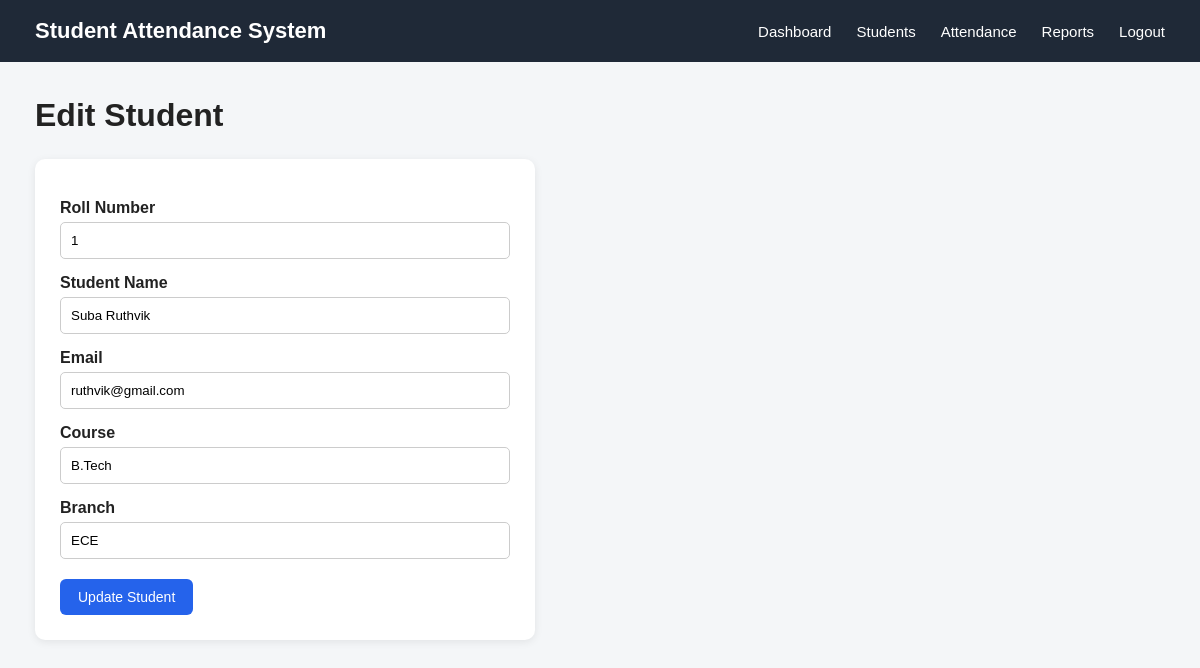
The app's page /edit_student/1 (signed in) with its own data.
### tables this page shows
CREATE TABLE students (
    id INTEGER PRIMARY KEY AUTOINCREMENT,
    roll_no TEXT UNIQUE NOT NULL,
    name TEXT NOT NULL,
    email TEXT,
    course TEXT,
    branch TEXT
);

### app.py (the view, shortened to what this page needs)
@app.route("/edit_student/<int:id>", methods=["GET", "POST"])
def edit_student(id):
    if "user_id" not in session:
        return redirect(url_for("login"))
    conn = get_db()
    student = conn.execute(
        "SELECT * FROM students WHERE id = ?",
        (id,)
    ).fetchone()
    conn.close()
    return render_template(
        "edit_student.html",
        student=student
    )

### app.py (called while the page is built)
def get_db():
    conn = sqlite3.connect(DATABASE)
    conn.row_factory = sqlite3.Row
    return conn

### templates/edit_student.html (shortened to what this page needs)
{% extends "base.html" %}
{% block content %}
<h1>Edit Student</h1>
<form method="POST">
    <label for="roll_no">
        Roll Number
    </label>
    <input
        type="text"
        id="roll_no"
        name="roll_no"
        value="{{ student['roll_no'] }}"
        required
    >
    <label for="name">
        Student Name
    </label>
    <input
        type="text"
        id="name"
        name="name"
        value="{{ student['name'] }}"
        required
    >
    <label for="email">
        Email
    </label>
    <input
        type="email"
        id="email"
        name="email"
        value="{{ student['email'] }}"
    >
    <label for="course">
        Course
    </label>
    <input
        type="text"
        id="course"
        name="course"
        value="{{ student['course'] }}"
    >
    <label for="branch">
        Branch
    </label>
    <input
        type="text"
        id="branch"
        name="branch"
        value="{{ student['branch'] }}"
    >
    <button type="submit">
        Update Student
    </button>
</form>
{% endblock %}

### static/css/style.css (style rules this page uses)
* { margin: 0; padding: 0; box-sizing: border-box; }
body { font-family: Arial, Helvetica, sans-serif; background-color: #f4f6f8; color: #222; }
h1 { margin-bottom: 25px; }
button { background-color: #2563eb; color: white; border: none; border-radius: 6px; padding: 10px 18px; cursor: pointer; font-size: 14px; }
form { background-color: white; padding: 25px; border-radius: 10px; max-width: 500px; box-shadow: 0 2px 8px rgba(0, 0, 0, 0.08); }
label { display: block; margin-top: 15px; margin-bottom: 5px; font-weight: bold; }
input, select { width: 100%; padding: 10px; border: 1px solid #ccc; border-radius: 5px; }
form button { margin-top: 20px; }

### records on screen
students: roll_no "1", name "Suba Ruthvik", email "ruthvik@gmail.com", course "B.Tech", branch "ECE"
